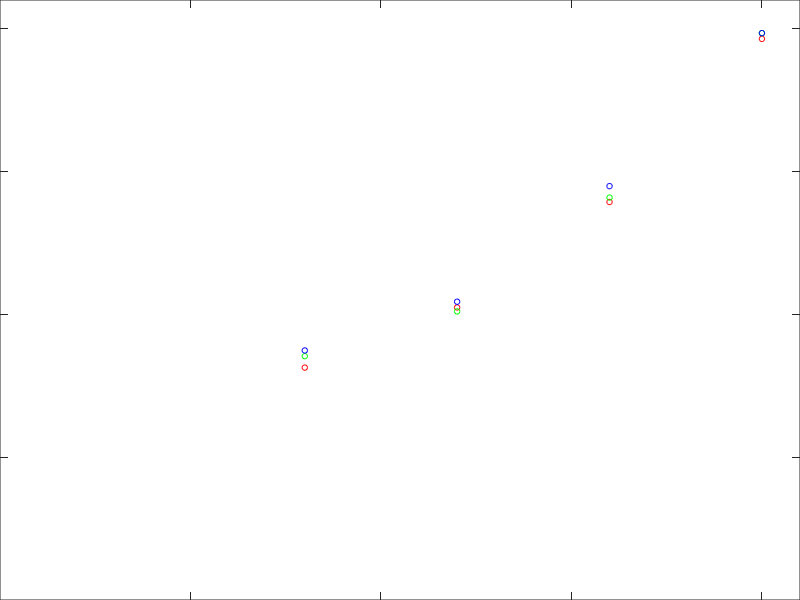

Here is the MATLAB script that generated this plot:
ce = [0.4067, 0.512, 0.6965, 0.982;...
    0.4267, 0.505, 0.7043, 0.992;
    0.4367, 0.522, 0.7243, 0.992];
cb = {'r','g','b'};
figure(1)
clf
sb = subplot(1,1,1);
set(sb,'position',[0 0 1 1])
hold on
set(gcf,'position',[80,1100, 153, 81])
for i = 1:3
    plot(.4:.2:1,ce(i,:),'o','markeredgecolor',cb{i},'markerfacecolor','none','markersize',4);
end
axis([0 1.05 0 1.05])
xticks(0:.25:1)
yticks(0:.25:1)
box on
